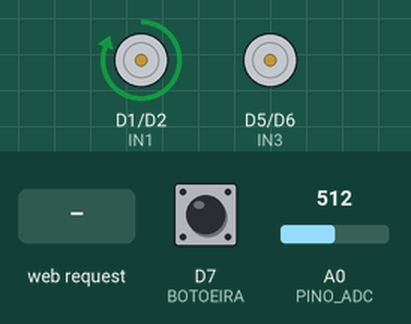
Bench run of a sketch on a simulated ESP8266 (NodeMCU). On the bench: motor-driver pin pairs drawn as motors (green arrow = first pin HIGH = forward, orange = second pin HIGH = backward, longer = more drive, scaled by the enable pin). The inputs (shaded band) are chosen by the test bench; at power-on: A0 (PINO_ADC) = 512, D7 (BOTOEIRA) HIGH. What the sketch prints to the serial monitor is not drawn.

Above: at 2.2 s.
2.3 s: A0 (PINO_ADC) set to 331
5.3 s: A0 (PINO_ADC) set to 311
At 6.0 s:
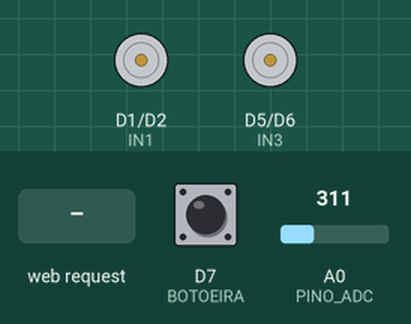
8.3 s: HTTP request GET /cmd?acao=frente received
At 9.4 s:
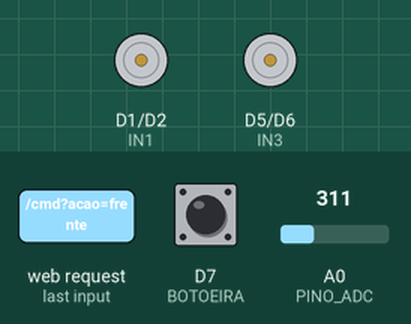
9.8 s: HTTP request GET /cmd?acao=re received
At 10.5 s:
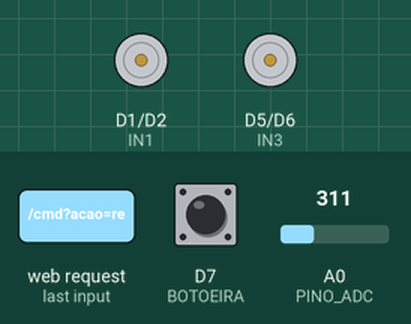
Timing chart, 0 to 12.3 s (numbered marks = the images above; inputs shaded):
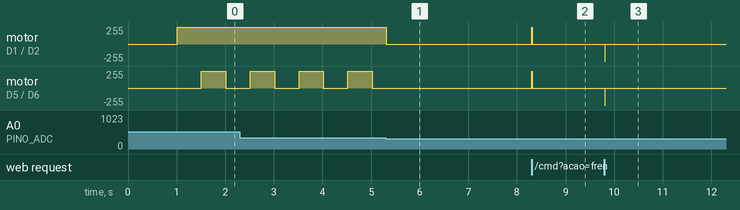

The sketch:

ESP8266_ROBO_ASPIRADOR.ino
```cpp
#include <ESP8266WiFi.h>
#include <ESP8266WebServer.h>

// --- PINOS DO MOTOR E SENSOR ---
#define IN1 D1
#define IN2 D2
#define IN3 D5
#define IN4 D6
#define ENA D3
#define ENB D4
#define BOTOEIRA D7 // Sensor de colisão (botão)
#define PINO_ADC A0 // Entrada para leitura da tensão

ESP8266WebServer server(80);

// --- VARIÁVEIS LED E MOVIMENTO ---
bool emMovimento = false;
bool colidido = false;

unsigned long ultimoBlink = 0;
bool estadoLED = false;
const unsigned long intervaloBlink = 500; // pisca a cada 500ms

// --- VARIÁVEIS DE ESTADO ---
bool modoManual = false;

enum SubModoAuto {
  MODO_BATER_VIRAR,
  MODO_ESPIRAL
};

SubModoAuto estadoAuto = MODO_BATER_VIRAR;

unsigned long tempoUltimaMudanca = 0;
const unsigned long tempoBaterVirar = 30000; // 30s
const unsigned long tempoEspiral = 20000;    // 20s

// --- CONSTANTES PARA LEITURA DA TENSÃO ---
const float ADC_MAX = 1023.0;
const float TENS_MAX_SENSOR = 16.0;   // sensor mede até 25V
const float TENS_MAX_ADC = 1.0;        // tensão máxima no ADC (após divisor)
const float TENS_LIMIAR = 5.0;        // limite de corte da bateria (em volts)

// --- VARIÁVEL PARA TENSÃO ATUAL ---
float tensaoBateriaAtual = 0.0;

// --- FUNÇÕES DE CONTROLE DE MOVIMENTO ---
void parar() {
  digitalWrite(IN1, LOW); digitalWrite(IN2, LOW);
  digitalWrite(IN3, LOW); digitalWrite(IN4, LOW);
  emMovimento = false;
  Serial.println("Parando...");
}

void frente() {
  digitalWrite(IN1, HIGH); digitalWrite(IN2, LOW);
  digitalWrite(IN3, HIGH); digitalWrite(IN4, LOW);
  emMovimento = true;
  Serial.println("Indo pra frente...");
}

void re() {
  digitalWrite(IN1, LOW); digitalWrite(IN2, HIGH);
  digitalWrite(IN3, LOW); digitalWrite(IN4, HIGH);
  emMovimento = true;
  Serial.println("Recuando...");
}

void virarDireita() {
  digitalWrite(IN1, HIGH); digitalWrite(IN2, LOW);
  digitalWrite(IN3, LOW); digitalWrite(IN4, HIGH);
  emMovimento = true;
  Serial.println("Virando à direita...");
}

void virarEsquerda() {
  digitalWrite(IN1, LOW); digitalWrite(IN2, HIGH);
  digitalWrite(IN3, HIGH); digitalWrite(IN4, LOW);
  emMovimento = true;
  Serial.println("Virando à esquerda...");
}

// --- LÓGICAS DE MOVIMENTO AUTOMÁTICO ---
void logicaBaterEVirar() {
  if (digitalRead(BOTOEIRA) == LOW) {
    Serial.println(">> Colisão detectada (modo bater e virar)");
    colidido = true;
    parar();
    delay(300);
    re(); delay(800);
    virarDireita(); delay(700);
    frente();
    colidido = false;
  } else {
    frente();
  }
}

void logicaEspiral() {
  if (digitalRead(BOTOEIRA) == LOW) {
    Serial.println(">> Colisão detectada no modo espiral! Executando evasão...");
    colidido = true;
    parar(); delay(300);
    re(); delay(800);
    virarEsquerda(); delay(700);
    colidido = false;
  }

  Serial.println(">> Executando movimento em espiral...");
  analogWrite(ENA, 1023);  // Motor A em velocidade total
  analogWrite(ENB, 700);   // Motor B mais lento = curva
  digitalWrite(IN1, HIGH); digitalWrite(IN2, LOW);
  digitalWrite(IN3, HIGH); digitalWrite(IN4, LOW);
  emMovimento = true;
}

// --- LEITURA DA TENSÃO DA BATERIA ---
float lerTensaoBateria() {
  int valorADC = analogRead(PINO_ADC);
  float tensaoADC = (valorADC / ADC_MAX) * TENS_MAX_ADC; // tensão no ADC (0-1V)
  float tensaoBateria = tensaoADC * (TENS_MAX_SENSOR / TENS_MAX_ADC);
  return tensaoBateria;
}

// --- INTERFACE WEB ---
const char pagina[] PROGMEM = R"rawliteral(
<!DOCTYPE html>
<html>
<head>
  <title>Controle do Robô</title>
  <meta charset="utf-8" />
  <style>
    body { font-family: Arial; text-align:center; margin-top: 30px;}
    button { padding: 15px; margin: 5px; font-size: 16px; width: 120px;}
    #controlesManual { margin-top: 20px;}
  </style>
</head>
<body>
  <h1>Controle do Robô</h1>
  <button onclick="enviar('auto')">Modo Automático</button>
  <button onclick="enviar('manual')">Modo Manual</button>
  <div id="controlesManual" style="display:none;">
    <br>
    <button onclick="enviar('frente')">Frente</button><br>
    <button onclick="enviar('esquerda')">Esquerda</button>
    <button onclick="enviar('parar')">Parar</button>
    <button onclick="enviar('direita')">Direita</button><br>
    <button onclick="enviar('re')">Ré</button>
  </div>
  <br>
  <div><strong>Tensão da bateria: </strong><span id="tensao">Carregando...</span> V</div>
<script>
function enviar(cmd) {
  fetch('/cmd?acao=' + cmd);
  if(cmd === 'manual') {
    document.getElementById('controlesManual').style.display = 'block';
  } else if(cmd === 'auto') {
    document.getElementById('controlesManual').style.display = 'none';
  }
}

function atualizarTensao() {
  fetch('/tensao')
    .then(response => response.text())
    .then(data => {
      document.getElementById('tensao').innerText = data;
    })
    .catch(() => {
      document.getElementById('tensao').innerText = 'Erro';
    });
}

setInterval(atualizarTensao, 2000); // atualiza a cada 2s
atualizarTensao();
</script>
</body>
</html>
)rawliteral";

// --- CONFIGURAÇÕES DE WI-FI ---
const char* ssid = "RoboAspira";
const char* password = "12345678";

void handleRoot() {
  server.send_P(200, "text/html", pagina);
}

void handleCmd() {
  String acao = server.arg("acao");
  Serial.print("Comando recebido via web: ");
  Serial.println(acao);

  if (acao == "frente") frente();
  else if (acao == "re") re();
  else if (acao == "esquerda") virarEsquerda();
  else if (acao == "direita") virarDireita();
  else if (acao == "parar") parar();
  else if (acao == "manual") {
    modoManual = true;
    parar();
    Serial.println(">> MODO MANUAL ativado");
  }
  else if (acao == "auto") {
    modoManual = false;
    estadoAuto = MODO_BATER_VIRAR;
    tempoUltimaMudanca = millis();
    Serial.println(">> MODO AUTOMÁTICO ativado (iniciando com bater e virar)");
  }

  server.send(200, "text/plain", "OK");
}

void handleTensao() {
  server.send(200, "text/plain", String(tensaoBateriaAtual, 2));
}

void atualizarLED() {
  if (colidido) {
    digitalWrite(LED_BUILTIN, LOW); // aceso fixo (LED é ativo LOW no ESP8266)
    return;
  }

  if (emMovimento) {
    unsigned long agora = millis();
    if (agora - ultimoBlink >= intervaloBlink) {
      ultimoBlink = agora;
      estadoLED = !estadoLED;
      digitalWrite(LED_BUILTIN, estadoLED ? LOW : HIGH); // pisca
    }
  } else {
    digitalWrite(LED_BUILTIN, HIGH); // apagado
  }
}

// --- SETUP ---
void setup() {
  Serial.begin(115200);
  delay(1000);
  Serial.println("Iniciando robô...");

  pinMode(LED_BUILTIN, OUTPUT);
  digitalWrite(LED_BUILTIN, HIGH); // apagado inicialmente

  pinMode(IN1, OUTPUT); pinMode(IN2, OUTPUT);
  pinMode(IN3, OUTPUT); pinMode(IN4, OUTPUT);
  pinMode(ENA, OUTPUT); pinMode(ENB, OUTPUT);
  pinMode(BOTOEIRA, INPUT_PULLUP);

  parar();

  analogWriteFreq(1000);
  analogWrite(ENA, 1023);
  analogWrite(ENB, 1023);

  WiFi.softAP(ssid, password);
  IPAddress IP = WiFi.softAPIP();
  Serial.print("Wi-Fi criado! SSID: "); Serial.println(ssid);
  Serial.print("Acesse via navegador: http://"); Serial.println(IP);

  server.on("/", handleRoot);
  server.on("/cmd", handleCmd);
  server.on("/tensao", handleTensao);
  server.begin();
  Serial.println("Servidor web iniciado!");
}

// --- LOOP PRINCIPAL ---
void loop() {
  server.handleClient();

  tensaoBateriaAtual = lerTensaoBateria();
  Serial.print("Tensão da bateria: ");
  Serial.print(tensaoBateriaAtual);
  Serial.println(" V");

  if (tensaoBateriaAtual < TENS_LIMIAR) {
    Serial.println("!! Tensão abaixo de 11V! Desligando motores para proteger bateria.");
    parar();  // para os motores
  } else {
    if (!modoManual) {
      unsigned long agora = millis();

      switch (estadoAuto) {
        case MODO_BATER_VIRAR:
          logicaBaterEVirar();
          if (agora - tempoUltimaMudanca > tempoBaterVirar) {
            estadoAuto = MODO_ESPIRAL;
            tempoUltimaMudanca = agora;
            Serial.println(">> Mudando para modo espiral...");
          }
          break;

        case MODO_ESPIRAL:
          logicaEspiral();
          if (agora - tempoUltimaMudanca > tempoEspiral) {
            estadoAuto = MODO_BATER_VIRAR;
            tempoUltimaMudanca = agora;
            Serial.println(">> Voltando para modo bater e virar...");
          }
          break;
      }
    }
  }
  atualizarLED();
}
```

Measured:
- the behaviour switches between 320 and 319 on A0 (PINO_ADC) (found by bisection; images 0 and 1)
- after the input at 5.3 s, motor on D1 (IN1) / D2 (IN2): forward 255/255 → stopped at once; motor on D5 (IN3) / D6 (IN4): stops changing and stays stopped
- after the input at 8.3 s, motor on D1 (IN1) / D2 (IN2), motor on D5 (IN3) / D6 (IN4): stopped → forward 255/255 at once, → stopped 0.01 s later
- after the input at 9.8 s, motor on D1 (IN1) / D2 (IN2), motor on D5 (IN3) / D6 (IN4): stopped → backward 255/255 at once, → stopped 0.01 s later
- by itself, motor on D5 (IN3) / D6 (IN4): alternates forward 255/255 for 0.50 s and stopped for 0.50 s
